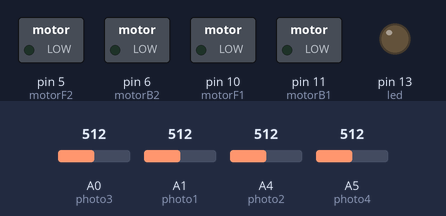
Recording of a sketch running on a simulated Arduino Uno, built with avr-gcc and run on an emulated ATmega328P. Shown: switched loads named in the sketch (green lamp = pin HIGH), output pins drawn as LEDs (lit = HIGH). The test bench sets the inputs (shaded band); at power-on: A0 (photo3) = 512, A1 (photo1) = 512, A4 (photo2) = 512, A5 (photo4) = 512. What the sketch prints to the serial monitor is not drawn.

Above: at 0.1 s.
At 6.91 s:
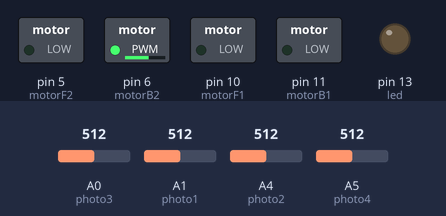
At 7.9 s:
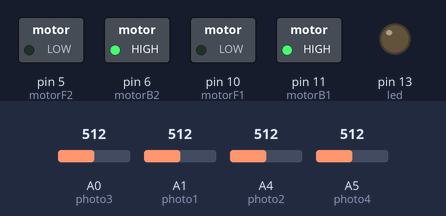
At 8.82 s:
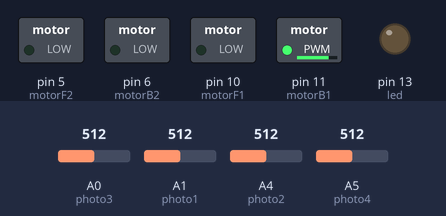
At 22.1 s:
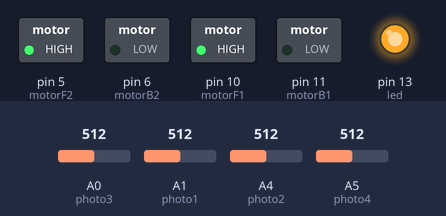
Timing chart, 0 to 23.6 s (numbered marks = the images above):
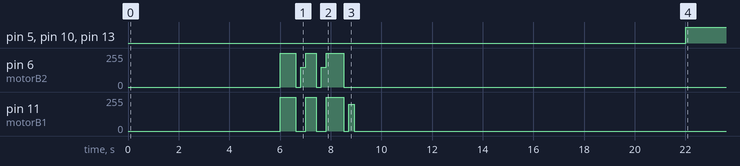

The sketch:

LightGuidedCar.ino
```cpp
//DO NOT TOUCH THESE 3 VARIABLES
const int SETUP_TIME = 5000;
const int AUTONOMOUS_TIME = 15000;
const int STOP_TIME = 2000;


//------------------------MOTORS - RWD----------------------------
//    10    11     5     6
int motorF1, motorB1, motorF2, motorB2;


//--------------------------BUTTONS------------------------------
//     3                    b4: A5    A1
int button1, button2;//remove A1 && A5
bool b1Pressed = false, b2Pressed = false;


//----------------------LED COMMUNICATOR-------------------------
//  13
int led;


//--------------------------SENSORS------------------------------
//     8    9
int trigger, echo;


//   A2    A3
int flex1, flex2;


//    A1    A4    A0      A5
int photo1, photo2, photo3, photo4;


//==========================SETUP + LOOP=========================
void setup() {
  // put your setup code here, to run once:
  Serial.begin(9600);

  //--------------------motors-------------------
  motorF1 = 10; motorB1 = 11;
  motorF2 = 5; motorB2 = 6;

  //-------------------buttons-------------------
  button1 = 3;

  //-------------------sensors--------------------
  photo1 = A1; photo2 = A4; photo3 = A0; photo4 = A5;
  flex1 = A2; flex2 = A3;

  //---------------------led----------------------
  led = 13;

  //-------------------pinModes-------------------
  pinMode(motorF1, OUTPUT);
  pinMode(motorB1, OUTPUT);
  pinMode(motorF2, OUTPUT);
  pinMode(motorB2, OUTPUT);

  pinMode(button1, INPUT); pinMode(button2, INPUT);

  pinMode(flex1, INPUT); pinMode(flex2, INPUT);

  pinMode(photo1, INPUT);pinMode(photo2, INPUT);
  pinMode(photo3, INPUT);pinMode(photo4, INPUT);


  pinMode(led, OUTPUT);
}
//============================================================
//DO NOT WRITE CODE IN THE LOOP METHOD.
void loop() {
  //turnL();
  //motorForward();
  //autonomousMode();
  //teleOpMode();
  //motorOff();
  long mil = millis();
  if(mil < 20000)
    autonomousMode();
  else if(mil < 22000)
    motorOff();
  else
    teleOpMode();

  /*//DO NOT TOUCH THIS CODE
  long mil = millis();
  if(mil<SETUP_TIME)
  {
    //LEAVE THIS BLANK
  }
  else if(mil<AUTONOMOUS_TIME+SETUP_TIME)
  {
    autonomousMode();
  }
  else if(mil<AUTONOMOUS_TIME+SETUP_TIME+STOP_TIME)
  {
    fullStop();
  }
  else
  {
    teleOpMode();
  }*/
}
//============================================================


//WRITE CODE IN HERE:  YOUR AUTONOMOUS CODE GOES IN HERE.  PART 1 OF RACE
void autonomousMode(){
  long sec = millis();  //250;//60 fourthSeconds
  long num = 5100;


  Serial.println("IM IN AUTON");

  if(sec <  1000+5000)
    motorOff();
  else if(sec < 1500+num)
    motorForward(255);
  else if(sec < 1700+num)
    motorOff();
  else if(sec < 1900+num)
    turnR(150);
  else if(sec < 2300+num)
    motorForward(255);
  else if(sec < 2500+num)
    motorOff();
  else if(sec < 2700+num)
    turnR(150);
  else if(sec < 3400+num)
    motorForward(255);
  else if(sec < 3600+num)
    motorOff();
  else if(sec < 3800 + num)
    turnL(200);/*
  else if(sec < 25)
    motorForward();
  else if(sec < 26)
    motorOff();
  else if(sec < 26.5)
    turnL();
  else if(sec < 32)
    motorForward();
  else if(sec < 33)
    motorOff();
  else if(sec < 36)
    turnL();
  else if(sec < 38)
    motorForward();
  else if(sec < 39)
    motorOff();
  else if(sec < 41)
    turnL();
  else if(sec < 44)
    motorForward();
  else if(sec < 45)
    motorOff();
  else if(sec < 45.5)
    turnR();
  else if(sec < 46)
    motorForward();
  else if(sec < 46.5)
    motorOff();
  else if(sec < 47)
    turnR();
  else if(sec < 49)
    motorForward();
  else if(sec < 50)
    motorOff();
  else if(sec < 51)
    turnL();
  else if(sec < 52)
    motorForward();
  else if(sec < 53)
    motorOff();
  else if(sec < 53.5)
    turnL();
  else if(sec < 54)
    motorForward();
  else if(sec < 54.5)
    motorOff();
  else if(sec < 55)
    turnL();
  else if(sec < 55.5)
    motorForward();
  else if(sec < 56)
    motorOff();
  else if(sec < 56.5)
    turnR();
  else if(sec < 57)
    motorForward();
  else if(sec < 57.5)
    motorOff();
  else if(sec < 58)
    turnR();
  else if(sec < 60)
    motorForward();
  else if(sec < 61)
    motorOff();
  else if(sec < 61.5)
    turnR();
  else if(sec < 62)
    motorForward();
  else if(sec < 62.5)
    motorOff();
  else if(sec < 63)
    turnR();
  else if(sec < 63.5)
    motorForward();
  else if(sec < 64)
    motorOff();
  else if(sec < 64.5)
    turnL();
  else if(sec < 65.5)
    motorForward();
  else if(sec < 66)
    motorOff();
  else if(sec < 66.5)
    turnL();
  else if(sec < 67.5)
    motorForward();*/
  else
    motorOff();

}
//WRITE CODE IN HERE:  YOUR TELEOP CODE GOES IN HERE.  PART 2 OF RACE
//you MUST write this method
void teleOpMode()
{
  Serial.println("IM IN TELEOP");
  int photoState1= analogRead(photo1);
  int photoState2 = analogRead(photo2);
  int photoState3 = analogRead(photo3);
  int photoState4 = analogRead(photo4);

  int photoScale1 = map(photoState1, 54, 974, 0, 255);
  int photoScale2= map(photoState2, 54, 974, 0, 255);
  int photoScale3= map(photoState3, 54, 974, 0, 255);
  int photoScale4 = map(photoState4, 54, 974, 0, 255);

  Serial.println(photoScale1);
  /*Serial.println(photoScale2);
  Serial.println(photoScale3);
  Serial.println(photoScale4);*/

  if(photoScale1 > 40)
  {
    digitalWrite(led, HIGH);
    motorBackward(255);
  }
  else if(photoScale2 > 40)
  {
    digitalWrite(led, HIGH);
    turnL(150);
  }
  else if(photoScale3 > 40)
  {
    digitalWrite(led, HIGH);
    turnR(150);
  }
  else if(photoScale4 > 40)
  {
    motorForward(255);
    digitalWrite(led, HIGH);
  }
  else
  {
    ledOff();
    motorOff();
  }
}
//WRITE CODE IN HERE:  YOU SHOULD MAKE EVERY MOTOR STOP
//you MUST write this method
void fullStop(){
  analogWrite(motorF1, 0);
  analogWrite(motorB1, 0);
  analogWrite(motorF2, 0);
  analogWrite(motorB2, 0);
}


//Feel free to add more methods.


//----------------------------MOTOR METHODS-----------------------
void motorOff()
{
  analogWrite(motorF1, 0);
  analogWrite(motorB1, 0);
  analogWrite(motorF2, 0);
  analogWrite(motorB2, 0);
}
void motorForward(int pow)
{
  analogWrite(motorF1, 0);
  analogWrite(motorB1, pow);
  analogWrite(motorF2, 0);
  analogWrite(motorB2, pow);
}
void motorBackward(int pow)
{
  analogWrite(motorF1, pow);
  analogWrite(motorB1, 0);
  analogWrite(motorF2, pow);
  analogWrite(motorB2, 0);
}
void turnL(int pow)
{
  analogWrite(motorF1, 0);
  analogWrite(motorB1, pow);
}
void turnR(int pow)
{
  analogWrite(motorF2, 0);
  analogWrite(motorB2, pow);
}


//-------------------------MISCELLANEOUS--------------------------
//LED
void ledOn()
{
  digitalWrite(led, 1);
}
void ledOff()
{
  digitalWrite(led, 0);
}


//PHOTO
void nightLight()
{
  int photoState = analogRead(photo1);
  int photoScale = map(photoState, 54, 974, 0, 255);
  Serial.println(photoScale);
  if(photoScale > 125)
    digitalWrite(led, HIGH);
  else
    digitalWrite(led, LOW);
}


void handlePhoto()
{
  int photoState = analogRead(photo1);
  Serial.print("photoState = ");
  Serial.println(photoState);
}


void handleFlex()
{
  int flexState = analogRead(flex1);
  Serial.print("flexState = ");
  Serial.println(flexState);
}
```

Measured:
- by itself, pin 5 (motorF2), pin 10 (motorF1), pin 13 (led): LOW → HIGH at 22.0 s
- by itself, pin 11 (motorB1): 0/255 → 255/255 at 6.0 s, → 0/255 0.61 s later, → 255/255 0.39 s later, → 0/255 0.41 s later, … (8 changes in this stretch)
- by itself, pin 6 (motorB2): 0/255 → 255/255 at 6.0 s, → 0/255 0.61 s later, → 150/255 0.19 s later, → 255/255 0.20 s later, … (8 changes in this stretch)
